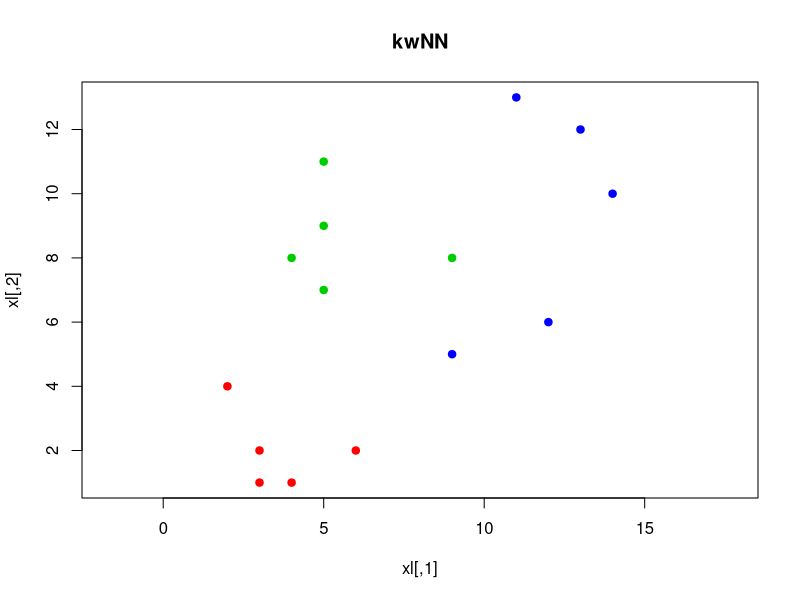
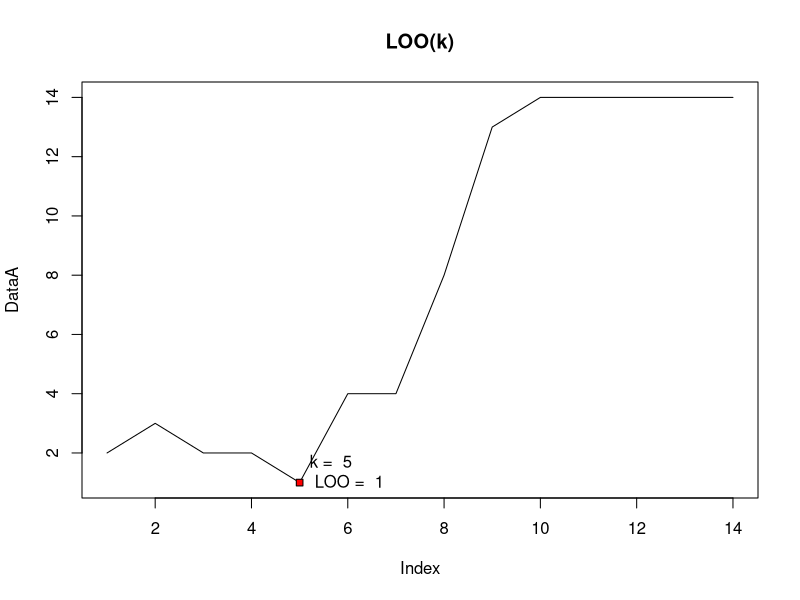

Recreate these plots in R, in order.
sortObjectsByDist = function(xl, z){
  
  l = dim(xl)[1];
  n = dim(xl)[2]-1;
  
  distances = matrix(NA, l, 2);
  
  for (i in 1:l){
    distances[i, ] = c(sqrt(sum((xl[i, 1:n] - z)^2)), xl[i, 3]);
  }
  
  orderedXl = distances[order(distances[, 1]),];
  
  return (orderedXl);
}

classif_kwNN = function(orderedXl, k, q){
  
  weightClasses = table(orderedXl[,2]);
  weightClasses[1:dim(weightClasses)] = 0
  
  for(j in 1:k){
    weightClasses[orderedXl[j,2]] = weightClasses[orderedXl[j,2]] + (orderedXl[j,1] * q^j);
    
  }
  
  class = names(which.max(weightClasses));
  
  return (class)
}

kwNN = function(xl, z, k, q){
  return(classif_kwNN(sortObjectsByDist(xl, z), k, q));
}

LOO = function(xl, sort = sortObjectsByDist, classification = classif_kwNN){
  q = 0.9;
  n = dim(xl)[1]-1;
  DataA = array(0,n);
  # print(n)
  for(i in 1:n){
    orderedXl = sort(xl[-i,], c(xl[i,1], xl[i,2]));
    
    for(k in 1:n){
      class = classification(orderedXl, k, q);
      if(class != c(xl[i,3])){
        
        #print(c(xl[i,3]))
        DataA[k] = DataA[k] + 1;
      }
    }
    print(i);
    print(DataA);
  }
  return (DataA)
}

xl = matrix(0,15,3);
xl[1:5,3]  = 1
xl[6:10,3]  = 2
xl[11:15,3]  = 3

xl[1,] = c(3,2,1)
xl[2,] = c(4,1,1)
xl[3,] = c(2,4,1)
xl[4,] = c(6,2,1)
xl[5,] = c(3,1,1)
xl[6,] = c(4,8,2)
xl[7,] = c(5,9,2)
xl[8,] = c(5,7,2)
xl[9,] = c(9,8,2)
xl[10,] = c(5,11,2)
xl[11,] = c(11,13,3)
xl[12,] = c(12,6,3)
xl[13,] = c(9,5,3)
xl[14,] = c (14,10,3)
xl[15,] = c(13,12,3)

colors <- c("1" = "red", "2" = "green3", "3" = "blue")
plot(xl, pch = 21, bg = colors[xl[,3]], col = colors[xl[,3]], asp = 1, main = "kwNN")

DataA = LOO(xl);  
print(xl);
print(DataA)
DataA = LOO(xl);  
print(DataA);
plot(DataA, type ="l", main = "LOO(k)")

x = which.min(DataA);
y = DataA[which.min(DataA)];

label = paste("k = ", x, "\n", "LOO = ", y)
text(x, y+0.2, label, pos = 4);
points(x, y,pch = 22 , bg = "red")